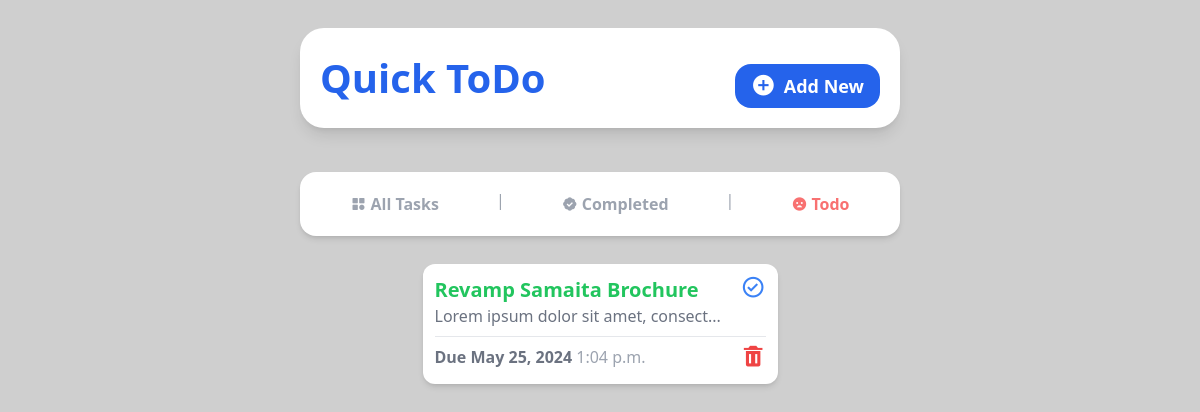
Page /remaining on the committed database.
### tasks/models.py (models this page shows, shortened)
class Task(models.Model):
    title = models.CharField(max_length=50)
    description = models.TextField(null=True,blank=True)
    due_date = models.DateField()
    due_time = models.TimeField()
    completed = models.BooleanField(default=False)

### tasks/views.py (the view)
# urls.py: path('remaining', views.remaining, name='remaining'),
def remaining(request):
    remaining_tasks = Task.objects.filter(completed = False)
    return render(request,'remaining.html', {'remaining_tasks':remaining_tasks})

### tasks/templates/remaining.html
{% include 'base.html'%}
{% include 'remaining_nav.html'%}
{% block content %}
    <section
      class="flex flex-1 flex-wrap justify-center gap-3 bg-[#fff0] w-10/12 md:w-11/12 h-full mb-3 rounded-2xl p-3 overflow-y-auto scrollbar-hide"
    >
    {% for task in remaining_tasks %}
    <div
        class="w-[355px] shadow-md flex flex-col bg-white h-[120px] rounded-xl p-3"
      >
        <div class="flex flex-row justify-between">
          <div>
            <a href="{%url 'task_detail' task.id %}">
              <h1 class="text-green-500 font-semibold text-xl">
                {{task.title}}
              </h1>
            </a>
            <p class="text-gray-500 text-md">
              {{task.description | slice:':35'}}...
            </p>
          </div>
          <a href="{% url 'toggle_complete' task.id %}">
            <i class="bx bx-check-circle bx-sm text-blue-500"></i>
          </a>
        </div>
        <hr class="border-t border-gray-200 my-2" />
        <div class="flex flex-row justify-between">
          <h2 class="text-gray-500 font-bold">
            Due {{task.due_date}} <span class="font-medium text-gray-400">{{task.due_time}}</span>
          </h2>
          <a href="{%url 'delete_task' task.id %}">
            <i class="bx bxs-trash bx-sm text-red-500"></i>
          </a>
        </div>
      </div>
    {% endfor %}
    </section>
{% endblock content%}

### tasks/static/style.css (style rules this page uses)
html { line-height: 1.5; -webkit-text-size-adjust: 100%; -moz-tab-size: 4; -o-tab-size: 4; tab-size: 4; font-family: ui-sans-serif, system-ui, -apple-system, BlinkMacSystemFont, "Segoe UI", Roboto, "Helvetica Neue", Arial, "Noto Sans", sans-serif, "Apple Color Emoji", "Segoe UI Emoji", "Segoe UI Symbol", "Noto Color Emoji"; font-feature-settings: normal; font-variation-settings: normal; }
body { margin: 0; line-height: inherit; }
hr { height: 0; color: inherit; border-top-width: 1px; }
h1, h2, h3, h4, h5, h6 { font-size: inherit; font-weight: inherit; }
a { color: inherit; text-decoration: inherit; }
blockquote, dl, dd, h1, h2, h3, h4, h5, h6, hr, figure, p, pre { margin: 0; }
.my-2 { margin-top: 0.5rem; margin-bottom: 0.5rem; }
.mb-3 { margin-bottom: 0.75rem; }
.flex { display: flex; }
.h-\[120px\] { height: 120px; }
.h-full { height: 100%; }
.h-screen { height: 100vh; }
.w-10\/12 { width: 83.333333%; }
.w-\[355px\] { width: 355px; }
.flex-1 { flex: 1 1 0%; }
.flex-row { flex-direction: row; }
.flex-col { flex-direction: column; }
.flex-wrap { flex-wrap: wrap; }
.items-center { align-items: center; }
.justify-center { justify-content: center; }
.justify-between { justify-content: space-between; }
.gap-3 { gap: 0.75rem; }
.gap-4 { gap: 1rem; }
.overflow-y-auto { overflow-y: auto; }
.rounded-2xl { border-radius: 1rem; }
.rounded-xl { border-radius: 0.75rem; }
.border-t { border-top-width: 1px; }
.border-gray-200 { --tw-border-opacity: 1; border-color: rgb(229 231 235 / var(--tw-border-opacity)); }
.bg-\[\#cfcfcf\] { --tw-bg-opacity: 1; background-color: rgb(207 207 207 / var(--tw-bg-opacity)); }
.bg-\[\#fff0\] { background-color: #fff0; }
.bg-white { --tw-bg-opacity: 1; background-color: rgb(255 255 255 / var(--tw-bg-opacity)); }
.p-3 { padding: 0.75rem; }
.text-xl { font-size: 1.25rem; line-height: 1.75rem; }
.font-bold { font-weight: 700; }
.font-medium { font-weight: 500; }
.font-semibold { font-weight: 600; }
.text-blue-500 { --tw-text-opacity: 1; color: rgb(59 130 246 / var(--tw-text-opacity)); }
.text-gray-400 { --tw-text-opacity: 1; color: rgb(156 163 175 / var(--tw-text-opacity)); }
.text-gray-500 { --tw-text-opacity: 1; color: rgb(107 114 128 / var(--tw-text-opacity)); }
.text-green-500 { --tw-text-opacity: 1; color: rgb(34 197 94 / var(--tw-text-opacity)); }
.text-red-500 { --tw-text-opacity: 1; color: rgb(239 68 68 / var(--tw-text-opacity)); }
.shadow-md { --tw-shadow: 0 4px 6px -1px rgb(0 0 0 / 0.1), 0 2px 4px -2px rgb(0 0 0 / 0.1); --tw-shadow-colored: 0 4px 6px -1px var(--tw-shadow-color), 0 2px 4px -2px var(--tw-shadow-color); box-shadow: var(--tw-ring-offset-shadow, 0 0 #0000), var(--tw-ring-shadow, 0 0 #0000), var(--tw-shadow); }
@media (min-width: 768px) { .md\:w-11\/12 { width: 91.666667%; } }

### rows in the picture
Task: title "Revamp Samaita Brochure", description "Lorem ipsum dolor sit amet, consect", due_date "May 25, 2024", due_time "1:04 p.m."
